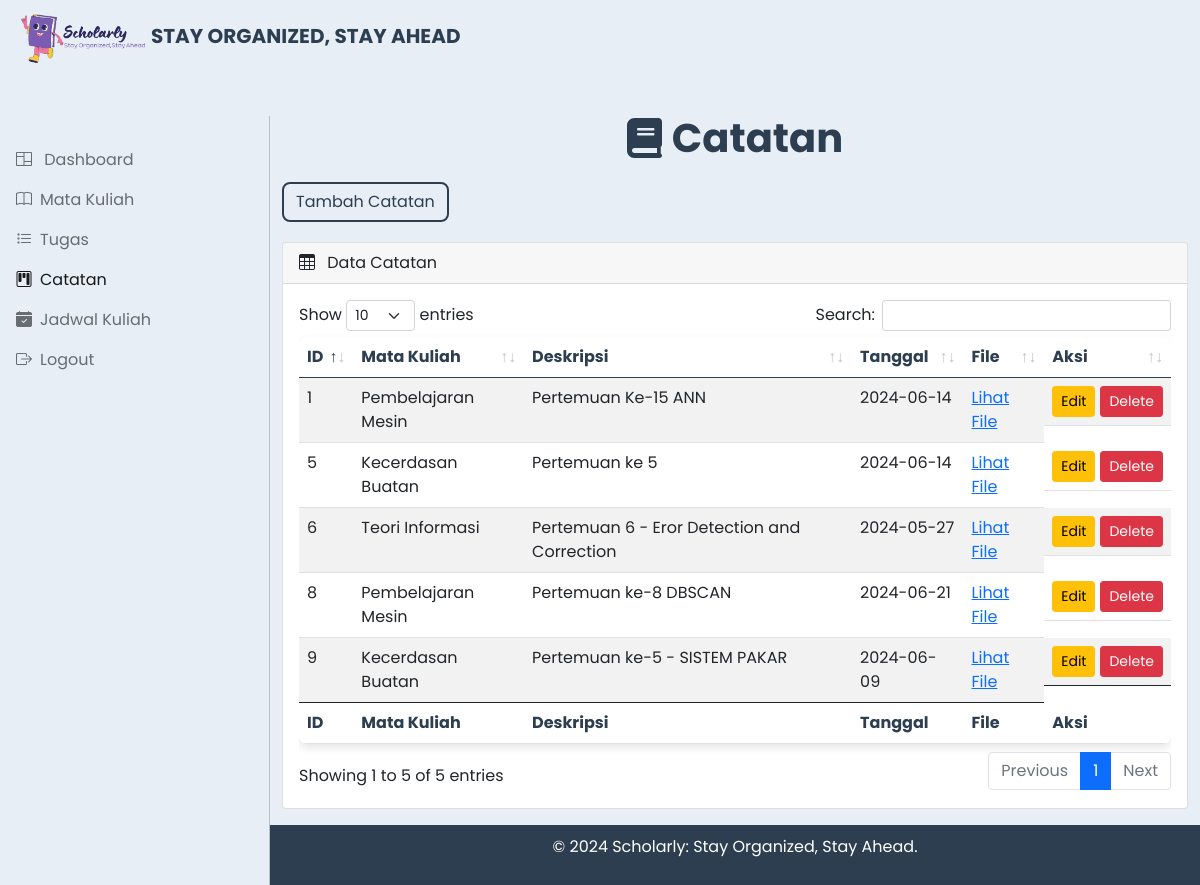
Screenshot of /Catatan.php with the database file from the repository.
### tables this page shows
CREATE TABLE `catatan` (
  `id` int(11) NOT NULL,
  `matkul` varchar(255) DEFAULT NULL,
  `deskripsi` text DEFAULT NULL,
  `tanggal` date DEFAULT NULL,
  `file_path` varchar(255) DEFAULT NULL
);

### Catatan.php (the view, shortened to what this page needs)
<?php
$servername = "localhost";
$username = "root";
$password = "";
$dbname = "db_scholarly";
$mysqli = new mysqli($servername, $username, $password, $dbname);
$sql = "SELECT * FROM catatan";
$result = $mysqli->query($sql);
?>
<!DOCTYPE html>
<html lang="en">
<head>
    <link rel="stylesheet" href="css/bootstrap.min.css">
    <link rel="stylesheet" href="https://cdn.jsdelivr.net/npm/bootstrap-icons@1.11.3/font/bootstrap-icons.min.css">
    <link rel="stylesheet" href="css/dataTables.bootstrap5.min.css">
    <link rel="stylesheet" href="css/style.css">
    <link rel="stylesheet" href="css/style2.css">
</head>
<body>
    <nav class="navbar navbar-expand-lg navbar-dark fixed-top" style="background-color: #e7eef5;">
        <div class="container-fluid">
            <img class="ms-1" src="logo.png" alt="ScholarlyLogo" width="135px"/>
            <a
                class="navbar-brand me-auto ms-lg-0 ms-2 text-uppercase fw-bold"
                href ="#"
                style = "color: #2c3e50;"
                >Stay Organized, Stay Ahead</a>
    </nav>
    <div class="offcanvas offcanvas-start sidebar-nav bg-light mt-3" tabindex="-1" id="sidebar">
        <div class="offcanvas-body p-0" style="background-color: #e7eef5;">
            <nav class="navbar-light">
                <ul class="navbar-nav">
                    <li>
                        <a href="dashboard.php" class="nav-link px-3 mt-4">
                            <span class="me-2"><i class="bi bi-columns"></i></span>
                            <span>Dashboard</span>
                        </a>
                    <a class="nav-link px-3 sidebar-link" href="mata-kuliah.php">
                        <span class="me-2"><i class="bi bi-book"></i></span>
                        <span>Mata Kuliah</span>
                    </a>
                    </li>
                    <li>
                        <a class="nav-link px-3  sidebar-link" href="tugas.php">
                            <span class="me-2"><i class="bi bi-list-task"></i></span>
                            <span>Tugas</span>
                        </a>
                    </li>
                    <li>
                        <a class="nav-link px-3 active sidebar-link" href="Catatan.php">
                            <span class="me-2"><i class="bi bi-kanban"></i></span>
                            <span>Catatan</span>
    </a>
                    </li>
                    <li>
                        <a class="nav-link px-3 sidebar-link" href="jadwal-kuliah.php">
                            <span class="me-2"><i class="bi bi-calendar-check-fill"></i></span>
                            <span>Jadwal Kuliah</span>
                        </a>
                    </li>
                    <li>
                    <a class="nav-link px-3 sidebar-link" id="logoutButton" href="#">
                        <span class="me-2"><i class="bi bi-box-arrow-right"></i></span>
                        <span>Logout</span>
                    </a>
                    </li>
                </ul>
            </nav>
        </div>
    </div>
    <main class="mt-5 pt-3">
        <div class="container-fluid" style="margin-top: 50px;">
            <h1
                style="text-align: center; margin-bottom: 20px; color: #2c3e50; font-weight: bold; display: flex; justify-content: center; align-items: center;">
                <i class="fas fa-book" style="margin-right: 10px;"></i> Catatan
            </h1>
            <div class="row">
                <div class="col-md-12 mb-3">
                    <a href="tambah-catatan.php" class="btn btn-outline-primary">Tambah Catatan</a>
                    <div class="card">
                        <div class="card-header">
                            <span><i class="bi bi-table me-2"></i></span> Data Catatan
                        </div>
                        <div class="card-body">
                            <div class="table-responsive">
                                <table id="example" class="table table-striped data-table" style="width: 100%">
                                    <thead>
                                        <tr>
                                            <th>ID</th>
                                            <th>Mata Kuliah</th>
                                            <th>Deskripsi</th>
                                            <th>Tanggal</th>
                                            <th>File</th>
                                            <th>Aksi</th>
                                        </tr>
                                    </thead>
                                    <tbody>
                                        <?php while($row = $result->fetch_assoc()): ?>
                                        <tr>
                                            <td><?= $row['id'] ?></td>
                                            <td><?= $row['matkul'] ?></td>
                                            <td><?= $row['deskripsi'] ?></td>
                                            <td><?= $row['tanggal'] ?></td>
                                            <td>
                                                <?php if ($row['file_path']): ?>
                                                <a href="<?= $row['file_path'] ?>" target="_blank">Lihat File</a>
                                                <?php endif; ?>
                                            </td>
                                            <td>
                                                <a href="update-catatan.php?id=<?= $row['id'] ?>" class="btn btn-warning btn-sm">Edit</a>
                                                <form method="post" style="display:inline-block;">
                                                    <button type="submit" name="delete" class="btn btn-danger btn-sm" onclick="return confirm('Apakah Anda yakin ingin menghapus?')">Delete</button>
                                                </form>
                                            </td>
                                        </tr>
                                        <?php endwhile; ?>
                                    </tbody>
                                    <tfoot>
                                        <tr>
                                            <th>ID</th>
                                            <th>Mata Kuliah</th>
                                            <th>Deskripsi</th>
                                            <th>Tanggal</th>
                                            <th>File</th>
                                            <th>Aksi</th>
                                        </tr>
                                    </tfoot>
                                </table>
                            </div>
                        </div>
                    </div>
                </div>
            </div>
        </div>
        <footer>
            <p>&copy; 2024 Scholarly: Stay Organized, Stay Ahead.</p>
        </footer>
    </main>
</body>
</html>

### css/style.css (style rules this page uses)
body, button { font-family: "Poppins", sans-serif; background-color: #e7eef5; }
:root { --offcanvas-width: 270px; --topNavbarHeight: 100px; }
.sidebar-nav { width: var(--offcanvas-width); }
.sidebar-link { display: flex; align-items: center; }
footer { background-color: #2c3e50; color: white; text-align: center; padding: 10px 0; }
@media (min-width: 992px) { body { overflow: auto !important; } }
@media (min-width: 992px) { main { margin-left: var(--offcanvas-width); } }
@media (min-width: 992px) { .sidebar-nav { transform: none; visibility: visible !important; top: var(--topNavbarHeight); height: calc(100% - var(--topNavbarHeight)); } }

### Catatan.php (style rules this page uses)
.btn-outline-primary { margin-bottom: 20px; border-color: #2c3e50; color: #2c3e50; border-radius: 8px; border-width: 2px; }
table { background-color: #ffffff; box-shadow: 0 4px 8px rgba(0, 0, 0, 0.1); border-radius: 8px; overflow: hidden; }
th { background-color: #a79277; color: #2c3e50; border-radius: 0; }
th:first-child { border-top-left-radius: 8px; }
th:last-child { border-top-right-radius: 8px; }
td:last-child { display: flex; gap: 5px; }
footer { background-color: #2c3e50; color: white; text-align: center; padding: 10px 0; }

### rows the page displays
catatan: id "1", matkul "Pembelajaran Mesin", deskripsi "Pertemuan Ke-15 ANN", tanggal "2024-06-14"
catatan: id "5", matkul "Kecerdasan Buatan", deskripsi "Pertemuan ke 5", tanggal "2024-06-14"
catatan: id "6", matkul "Teori Informasi", deskripsi "Pertemuan 6 - Eror Detection and Correction", tanggal "2024-05-27"
catatan: id "8", matkul "Pembelajaran Mesin", deskripsi "Pertemuan ke-8 DBSCAN", tanggal "2024-06-21"
catatan: id "9", matkul "Kecerdasan Buatan", deskripsi "Pertemuan ke-5 - SISTEM PAKAR", tanggal "2024-06-09"
